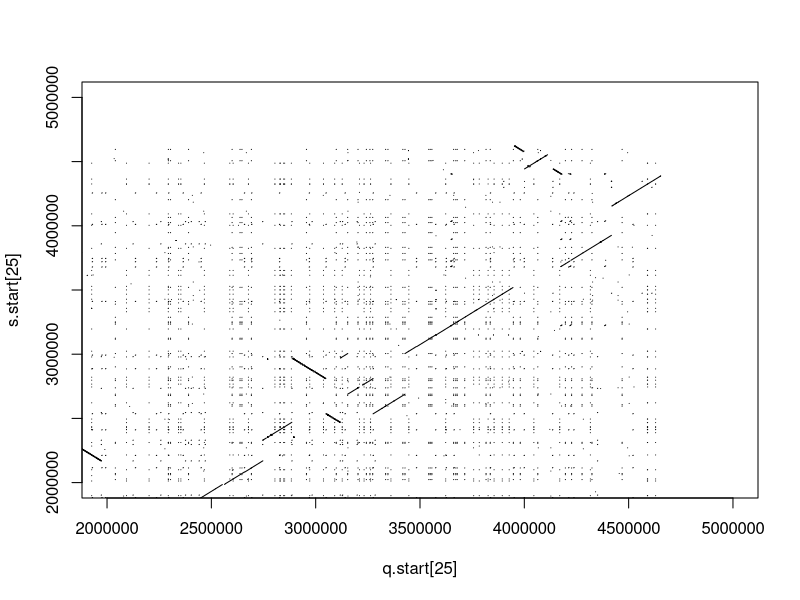
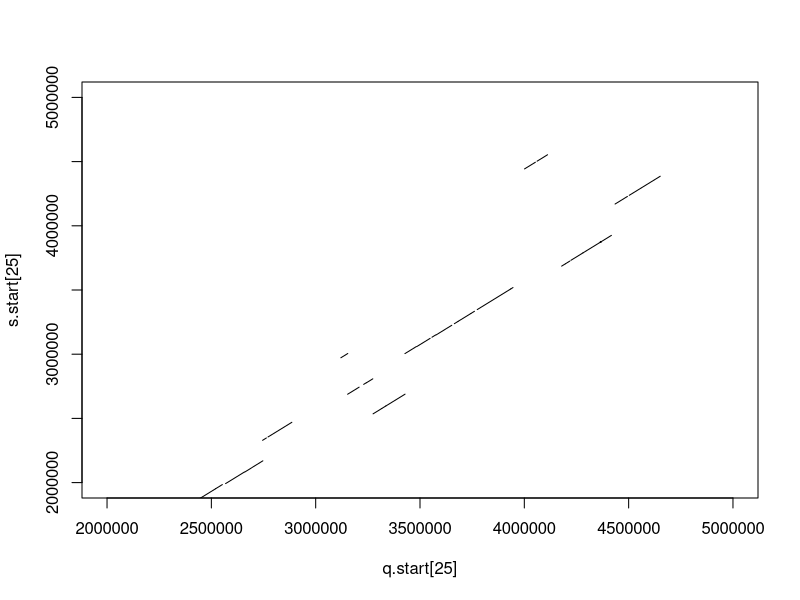
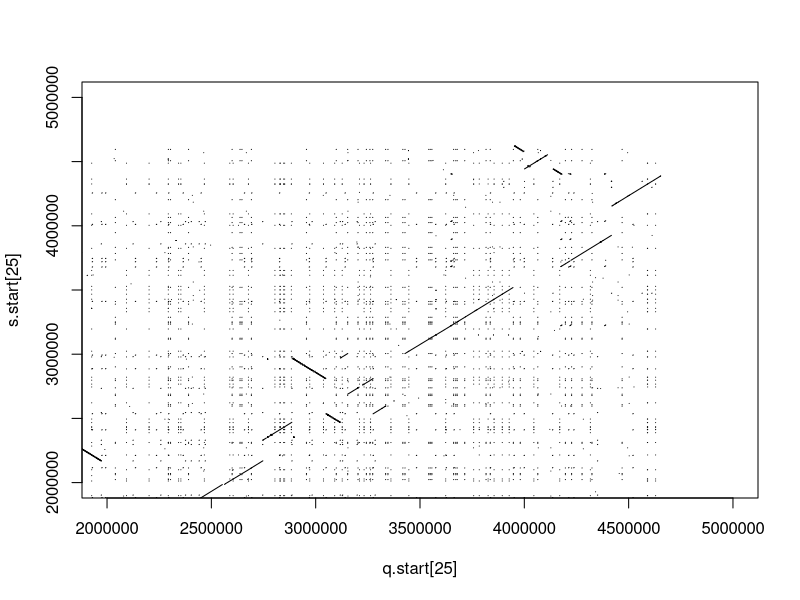
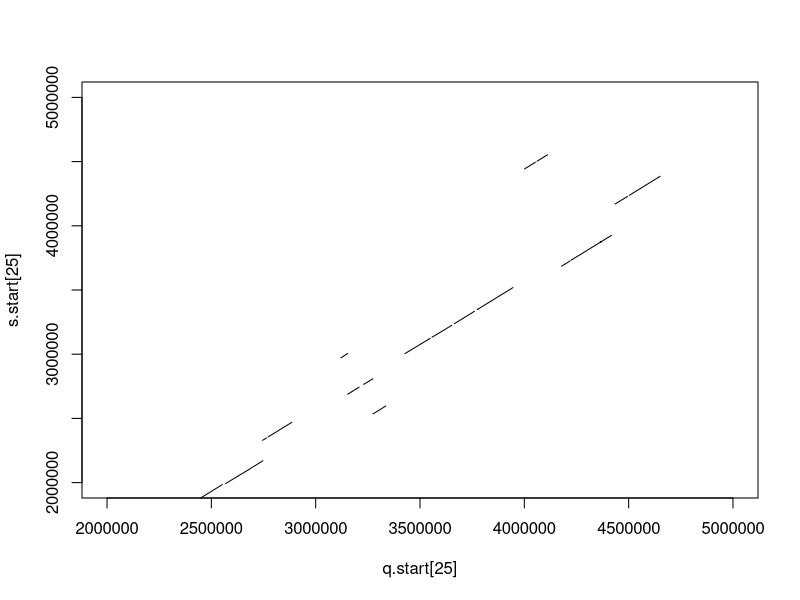

Generate these figures, in order, with R:
data <- read.table("8EZZSG6F11N-Alignment.txt")
q.start <- data$V7
q.end <- data$V8
s.start <- data$V9
s.end <- data$V10

###########################################################################################

# REMETRE LES COLONNES END ET START DANS L'ORDRE
data_ordre=data
n=length(q.start)
for(i in 1:n){
  # test des sens de lecture
  if(s.start[i]>s.end[i]){
    # s.start est la fin et s.end est le debut
    # on les echange
    data_ordre$V9[i]=s.end[i] #v9=s.start, v10=s.end
    data_ordre$V10[i]=s.start[i]
  }
  if(q.start[i]>q.end[i]){
    # q.start est la fin et q.end est le debut
    # on les echange
    data_ordre$V7[i]=q.end[i] #v7=q.start, v8=q.end
    data_ordre$V8[i]=q.start[i]
  }
}
s.start=data_ordre$V9
s.end=data_ordre$V10
q.start=data_ordre$V7
q.end=data_ordre$V8

###############################################################################################

# DOT MATRIX (SANS LES SEGMENTS FUSIONES)
plot(q.start[25], s.start[25], cex=.1, pch=1, xlim =c(2000000, 5000000), ylim = c(2000000, 5000000))
segments(q.start, s.start, q.end, s.end)


################################################################################################

# FILTRER LA DOT MATRIX (SANS LES SEGMENTS FUSIONES)
data_filtre=data_ordre[FALSE,]
n=length(q.start)
plot(q.start[25], s.start[25], cex=.1, pch=1, xlim =c(2000000, 5000000), ylim = c(2000000, 5000000))
for(i in 1:n){
  # valeur seuil arbitraire...
  if(abs(q.start[i]-q.end[i])>10000 & abs(s.start[i]-s.end[i])>10000){
    segments(q.start[i], s.start[i], q.end[i], s.end[i]) 
    data_filtre <- rbind.data.frame(data_filtre, as.data.frame(data_ordre[i,]))
  }
}

s.start=data_filtre$V9
s.end=data_filtre$V10
q.start=data_filtre$V7
q.end=data_filtre$V8


##############################################################################################    

# FUSIONER LES SEGMENTS TRES PROCHES (APRES AVOIR REMIS LES COL. START ET END DANS L'ORDRE)
#data_fusion=data_filtre
data_fusion=data_ordre
n=length(q.start)
for(i in 1:n){
  for(j in 1:n){
    if(q.start[j]>q.start[i]){
      if(abs(s.start[j]-s.end[i]) < 533 & q.start[j]-q.end[i] < 3000){ # seuil arbitraire inferieur au 1er quartile de abs(s.start-s.end)
       #if(abs(s.start[j]-s.end[i]) < 533){
        # alors on fusionne les fragments i et j (qui deviennent un unique fragment i)
        data_fusion$V8[i]=data_fusion$V8[j] # q.end
        data_fusion$V10[i]=data_fusion$V10[j] #s.end
        data_fusion$V7[j]="FALSE" # q.start >> empêche la ligne j d'être considérée dans les boucles suivantes 
      }
    }
  }
}

##################################################################################################

# SUPPRESSION DES LIGNES AVEC DES FALSE 
data_fusion=data_fusion[!grepl("FALSE", data_fusion$V7),]

q.start_f <- as.numeric(data_fusion$V7)
q.end_f <- data_fusion$V8
s.start_f <- data_fusion$V9
s.end_f <- data_fusion$V10

###################################################################################################

# DOT MATRIX AVEC LES SEGMENTS FUSIONES
plot(q.start[25], s.start[25], cex=.1, pch=1, xlim =c(2000000, 5000000), ylim = c(2000000, 5000000))
segments(q.start_f, s.start_f, q.end_f, s.end_f)

######################################################################################################

# FILTRER LA DOT MATRIX
plot(q.start[25], s.start[25], cex=.1, pch=1, xlim =c(2000000, 5000000), ylim = c(2000000, 5000000))
for(i in 1:length(q.start_f)){
  # valeur seuil arbitraire...
  if(abs(q.start_f[i]-q.end_f[i])>10000){
    segments(q.start_f[i], s.start_f[i], q.end_f[i], s.end_f[i])    
  }
}
